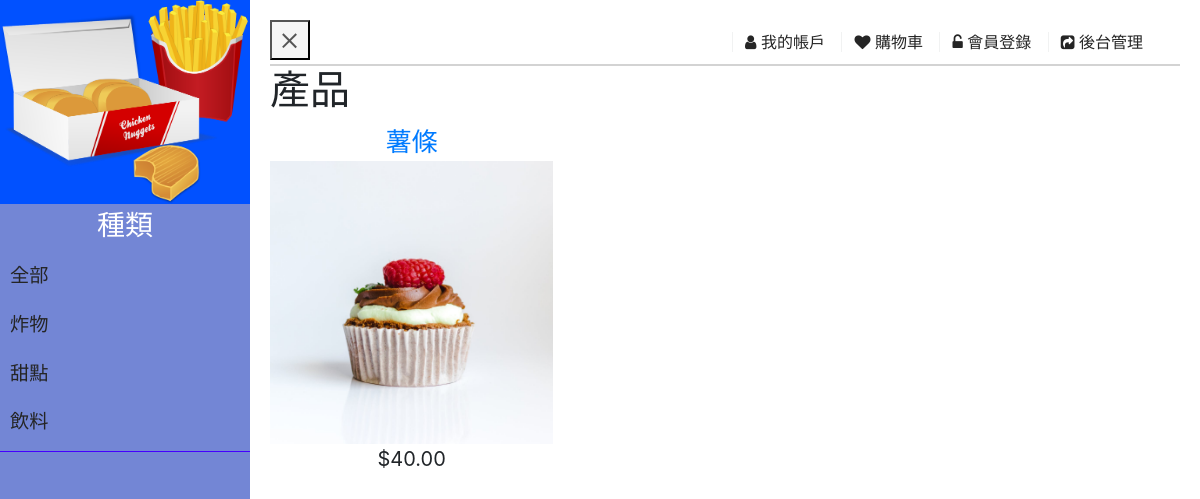
The page / on the database its author committed.
### shop/models.py (models this page shows, shortened)
class Category(models.Model):
    name = models.CharField(max_length=200)
    slug = models.SlugField(max_length=200, unique=True)
    class Meta:
        ordering = ('name',)
        verbose_name = 'category' # 給你的模型類一個更可讀的名字
        verbose_name_plural = 'categories' # 指定模型的複數形式是什麼
    def get_absolute_url(self):
        return reverse('shop:product_list_by_category', args=[self.slug])

class Product(models.Model):
    category = models.ForeignKey(Category, related_name='category', on_delete=models.CASCADE) # use related_name to do .foods instead of restaurant.food_set on ForeignKey field裡加入related_name
    name = models.CharField('商品名稱', max_length=200)
    slug = models.SlugField(max_length=200)
    image = models.ImageField('圖片', upload_to='amazon', blank=True)
    description = models.TextField('物品描述', blank=True) # blank是針對表單的 表示填寫表單時該字段可以不填寫  null 表示資料庫該字段可以空
    price = models.DecimalField(max_digits=10, decimal_places=2)
    available = models.BooleanField(default=True)
    created = models.DateTimeField('創建時間', auto_now_add=True) # auto_now_add=True 保存的時候會保存現在時間 不管有沒有給值 之後可以在手動給值或存其他時間
    updated = models.DateTimeField('最后更改时间',auto_now=True) # auto_now=Ture 保存的時候會自動保存現在時間 之後每次存都會自動保存當前時間 不能手動給非當前時間
    class Meta:
        ordering = ('name',)
        index_together = (('id', 'slug'),) # "id"和"slug"聯合同步查询，提高效率
    def get_absolute_url(self):
        return reverse('shop:product_detail', args=[self.id, self.slug])

### shop/views.py (the view)
# urls.py: path('', views.product_list, name='product_list'),
def product_list(request, category_slug=None):
    category = None
    categories = Category.objects.all()
    products = Product.objects.filter(available=True)
    if category_slug:
        category = get_object_or_404(categories, slug=category_slug)
        products = products.filter(category=category)
    return render(request, 'shop/product/list.html',
                  {'category': category, 'categories': categories, 'products': products})

### templates/shop/product/list.html (shortened to what this page needs)
{% extends "shop/base.html" %}
{% load static %}
{% block content %}
    <h1>{% if category %}{{ category.name }}{% else %}產品{% endif %}</h1>
    <div class="row">
        {% for product in products %}
            <div class="col-12 col-md-6 col-lg-4 item">
                <div class="productname">
                    <a href="{{ product.get_absolute_url }}">{{ product.name }}</a><br>
                </div>
                <a href="{{ product.get_absolute_url }}">
                    <img src="{% if product.image %}{{ product.image.url }}{% else %}
                            {% static "img/no image.jpeg" %}{% endif %}" class="img-fluid">
                </a>
                <div class="productprice">
                    <a> ${{ product.price }} </a>
                </div>
            </div>
        {% endfor %}
    </div>
{% endblock %}

### templates/shop/base.html (shortened to what this page needs)
{% load static %}
<!DOCTYPE html>
<html>
<head>
    <link href="{% static "css/bootstrap.min.css" %}" rel="stylesheet" >
    <link href="{% static "css/font-awesome.min.css" %}" rel="stylesheet" >
    <link href="{% static "css/base.css" %}" rel="stylesheet">
</head>
<body>
    <div id="sidebar">
        <div class="sidebar-header">
            <img src={% static "img/logo.png" %} alt="Logo" class="img-fluid">
        </div>
        <ul class="components">
            <h3>種類</h3>
            <li {% if not category %}class="selected"{% endif %}>
                <a href="{% url "shop:product_list" %}">全部</a>
            </li>
            {% for c in categories %}
                <li {% if category.slug == c.slug %}class="selected"{% endif %}>
                    <a href="{{ c.get_absolute_url }}">{{ c.name }}</a>
                </li>
            {% endfor %}
        </ul>
    </div>
    <div id="content">
        <div class="header-top">
            <div class="container">
                <div class="row">
                    <button type="button" id="sidebarCollapse" class="navbar-btn">
                        <span></span>
                    </button>
                    <div class="col">
                        <div class="header-user-info">
                            <a href="/account/dashboard">
                                <i class="fa fa-user"></i>
                                我的帳戶
                            </a>
                            <a href="/cart/">
                                <i class="fa fa-heart"></i>
                                購物車
                            </a>
                            {% if request.user.is_authenticated %}
                                <a href="/account/logout">
                                    <i class="fa fa-lock"></i>
                                    會員登出
                                </a>
                            {% else %}
                                <a href="/account/">
                                    <i class="fa fa-unlock-alt"></i>
                                    會員登錄
                                </a>
                            {% endif %}
                            <a href="/admin/">
                                <i class="fa fa-share-square"></i>
                                後台管理
                            </a>
                        </div>
                    </div>
                </div>
            </div>
        </div>
        <div id="main" class="product-list">
            {% block content %}
            {% endblock %}
        </div>
    </div>
</body>
</html>

### templates/static/css/base.css (style rules this page uses)
h3 { text-align:center; }
.header-top { border-bottom: 2px solid #d3d3d3; }
.header-user-info { padding: 10px ; text-align: right; }
.header-user-info a { border-left: 1px solid #f1f2f2; color: #252525; font-size: 16px; padding-left: 12px; margin-right: 12px; }
#sidebar { position: fixed; height:100%; width:250px; overflow-y:scroll; background: #7386D5; color: #fff; transition: all 0.4s cubic-bezier(0.945, 0.020, 0.270, 0.665); }
#sidebar .sidebar-header { background: #0151ff; }
#sidebar ul.components { padding: 5px 0; border-bottom: 1px solid #4400ff; }
#sidebar ul li a { padding: 10px; font-size: 1.2em; color: #252525; display: block; }
#content { width: auto; margin-left: 250px; padding: 20px; min-height: 100vh; transition: all 0.3s; }
#sidebarCollapse { width: 40px; height: 40px; background: #f5f5f5; cursor: pointer; }
#sidebarCollapse span { width: 80%; height: 2px; margin: 0 auto; display: block; background: #555; transition: all 0.5s cubic-bezier(0.810, -0.330, 0.345, 1.375); transition-delay: 0.2s; }
#sidebarCollapse span:last-of-type { transform: rotate(-45deg) translate(1px, -1px); }
.item { height: 30%; width: 30%; }
.productname { font-size: 26px; text-align:center; }
.productprice { font-size: 20px; text-align:center; }

### rows shown on the page
Category: name "炸物"
Category: name "甜點"
Category: name "飲料"
Product: name "薯條", image (picture), price "40.00"
